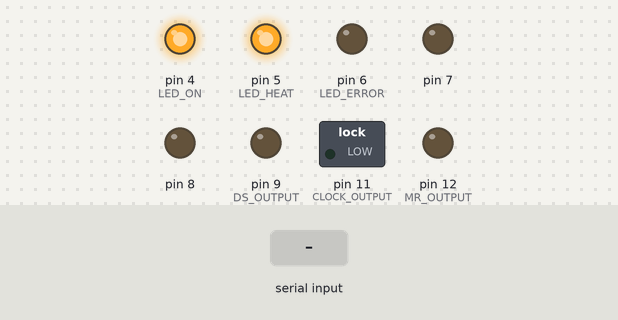
Bench run of a sketch on a simulated Arduino Leonardo, built with avr-gcc and run on an emulated ATmega32U4. Shown: switched loads named in the sketch (green lamp = pin HIGH), output pins drawn as LEDs (lit = HIGH). The test bench sets the inputs (shaded band). What the sketch prints to the serial monitor is not drawn.

Above: at 0.1 s.
At 1.2 s:
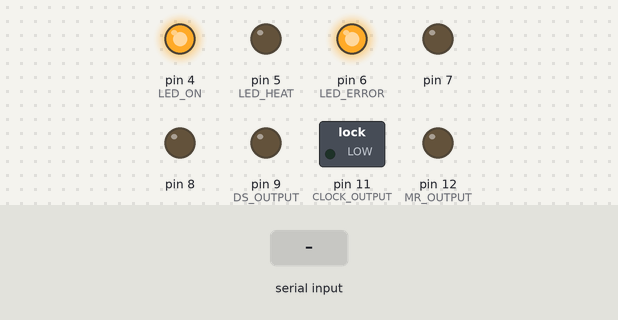
1.3 s: "Stage 2 \n" received over the second serial link
At 2.9 s:
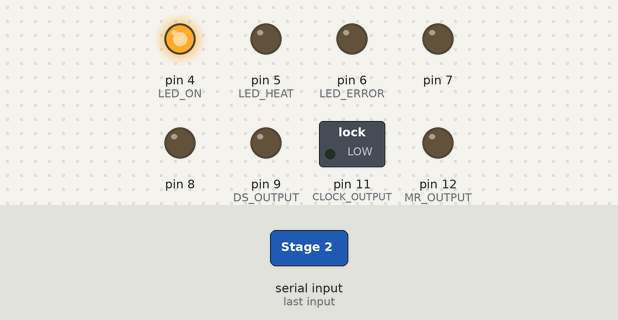
3.2 s: "=" received over Serial
Timing chart, 0 to 19.1 s (numbered marks = the images above; inputs shaded):
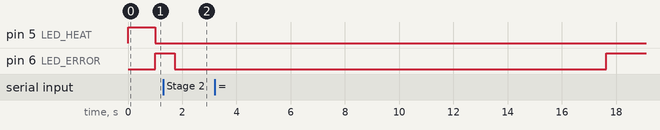

The sketch:

CO2_Detect.ino
```cpp
#define WAITER 50
#define HEATTIME 1000

#define LED_ERROR_STATE_OFF 0
#define LED_ERROR_STATE_ON 1

#define LED_ERROR_COUNTER 25

#define BEEP_STATE_OFF 0
#define BEEP_STATE_RARE 1
#define BEEP_STATE_OFTEN 2

#define BEEP_RARE 25
#define WAIT_RARE 1000
#define BEEP_OFTEN 25
#define WAIT_OFTEN 100

#define BEEP_OUTPUT A0
#define LED_ON 4
#define LED_HEAT 5
#define LED_ERROR 6

#define DS_OUTPUT 9
#define LATCH_OUTPUT 10
#define CLOCK_OUTPUT 11
#define MR_OUTPUT 12

#include <SFE_BMP180.h>
#include <Wire.h>

int state = 1;
int led_error_counter;
int led_error_state;
int beep_state;
int beep_counter;
bool heat = 0;
byte x[] = {0xff, 0x01, 0x86, 0x00, 0x00, 0x00, 0x00, 0x00, 0x79};
byte in[9];
int k = 0;
int waiter;
unsigned int value;
String str = "Preheat.";
int bug = 0;
int delay_counter;
uint32_t htime;
double t;
double p;

SFE_BMP180 pressure;

byte checkSum(byte *ar){
  byte checksum = 0;
  for(int i = 1; i<8; i++){
    checksum+=ar[i];
  }
  checksum = 0xff-checksum+1;
  return checksum;
}


void setupTimer(){
  OCR4A = 30;
  TIMSK4 |= 0b01000000;
  TCCR4B &= 0b11110000;
  TCCR4B |= 0b00001011;
}

ISR(TIMER4_COMPA_vect){
  if(bug) delay_counter--;
  if(delay_counter<=0) bug = 0;

  if(led_error_state == LED_ERROR_STATE_ON){
    led_error_counter--;
    if(led_error_counter<=0){
      led_error_state=LED_ERROR_STATE_OFF;
      digitalWrite(LED_ERROR, LOW);
    }
  }

  if(beep_state == BEEP_STATE_OFF){
    noTone(BEEP_OUTPUT);
  }
  if(beep_state == BEEP_STATE_RARE){
    if(beep_counter == 0){
      noTone(BEEP_OUTPUT);
      beep_counter = BEEP_RARE + WAIT_RARE;
    }
    if(beep_counter == BEEP_RARE) tone(BEEP_OUTPUT, 432);
    beep_counter--;
  }
  if(beep_state == BEEP_STATE_OFTEN){
    if(beep_counter == 0){
      noTone(BEEP_OUTPUT);
      beep_counter = BEEP_OFTEN + WAIT_OFTEN;
    }
    if(beep_counter == BEEP_OFTEN) tone(BEEP_OUTPUT, 432);
    beep_counter--;
  }
}

void err(){
  digitalWrite(LED_ERROR, HIGH);
  led_error_state = LED_ERROR_STATE_ON;
  led_error_counter = LED_ERROR_COUNTER;
}

void led(int a1, int a2){
  digitalWrite(MR_OUTPUT, HIGH);
  digitalWrite(LATCH_OUTPUT, HIGH);
  byte b=0;
  if(a1>400){
    digitalWrite(8, HIGH);
    a1-=400;
  }
  for(int i = 0; i<8; i++){
    if(a1>400) {
      b += 1<<i;
      a1-=400;
    }
    else break;
  }
  shiftOut(DS_OUTPUT, CLOCK_OUTPUT, MSBFIRST, b);
  b = 0;
  if(a2>400){
    digitalWrite(7, HIGH);
    a2-=400;
  }
  for(int i = 0; i<8; i++){
    if(a2>400) {
      b += 1<<i;
      a2-=400;
    }
    else break;
  }
  shiftOut(DS_OUTPUT, CLOCK_OUTPUT, MSBFIRST, b);

  digitalWrite(LATCH_OUTPUT, LOW);
}

double getTemperature()
{
  char status;
  double T;

  status = pressure.startTemperature();
  if (status != 0)
  {
    delay(status);
    status = pressure.getTemperature(T);
    if (status != 0)
    {
      return T;
    }
    else str = "Error retrieving temperature measurement.";
  }
  else str = "Error starting temperature measurement.";
}

double getPressure(double T)
{
  char status;
  double P,p0,a;
  status = pressure.startPressure(3);
  if (status != 0)
  {
    delay(status);
    status = pressure.getPressure(P,T);
    if (status != 0)
    {
      return(P);
    }
    else str = "Error retrieving pressure measurement.";
  }
  else str = "Error starting pressure measurement.";
}


void setup() {
  Serial.begin(9600);
  Serial1.begin(9600);
  if (!pressure.begin()) return;

  setupTimer();

  pinMode(LED_ON, OUTPUT);
  pinMode(LED_HEAT, OUTPUT);
  pinMode(LED_ERROR, OUTPUT);
  pinMode(7, OUTPUT);
  pinMode(8, OUTPUT);
  pinMode(DS_OUTPUT, OUTPUT);
  pinMode(LATCH_OUTPUT, OUTPUT);
  pinMode(CLOCK_OUTPUT, OUTPUT);
  pinMode(LATCH_OUTPUT, OUTPUT);
  pinMode(MR_OUTPUT, OUTPUT);
  pinMode(BEEP_OUTPUT, OUTPUT);

  digitalWrite(LED_ON, HIGH);
  digitalWrite(LED_HEAT, HIGH);
  digitalWrite(MR_OUTPUT, LOW);
}


void loop() {
  byte tmp;

  if(Serial.read()=='=') Serial.println(str);

  if(!heat) htime = millis();
  if(htime>HEATTIME&&!heat){
    heat = 1;
    digitalWrite(LED_HEAT, LOW);
    str = "";
  }

  if(value<3000) {
    beep_state = BEEP_STATE_OFF;
  }
  else if(value<4000){
    beep_state = BEEP_STATE_RARE;
  }
  else {
    beep_state = BEEP_STATE_OFTEN;
  }

  if(state==1&&heat&&!bug){
    for(int i = 0; i<9; i++){
      Serial1.write(x[i]);
      in[i]=0x00;
    }
    state = 2;
    waiter = WAITER;
    //Serial.println("Packet Transieved");
  }
  if(state==2){
    //Serial.print("Stage 2 ");
    if(Serial1.available()){
      //Serial.print(" Available ");
      waiter = WAITER;
      tmp = Serial1.read();

      if(tmp==0xff){
        k=0;
        in[k]=tmp;
      }
      else{
        k++;
        in[k]=tmp;
        if(k>=8){
          state = 3;
          k = 0;
        }
      }
    }
    else{
      waiter--;
      if(waiter<=0){
        state = 1;
        k = 0;
        //Serial.println("BREAK");
        str = "BREAK.";
        err();
        delay(10);
      }
    }
  }
  if(state==3){
    if(checkSum(in)==in[8]) {
      value = (int)in[2]*256 + (int)in[3];
      str = "#";
      str += String(value);
      str += " ";
      t = getTemperature();
      str += String(t);
      str += " ";
      p = getPressure(t);
      str += String(p);
      str += '.';
    }
    else {
      //Serial.println("CheckSum failed");
      str = "Checksum failed.";
      err();
    }
    if(value==0){
      delay_counter = 1000;
      bug = 1;
      str = "BUG.";
    }
    else if(value>0&&value<=5000)
      led(value, value);
    else str = "Error.";
    state = 1;
    delay(50);
  }
}
```

Measured:
- after the input at 1.3 s, pin 6 (LED_ERROR): HIGH → LOW after 0.43 s
